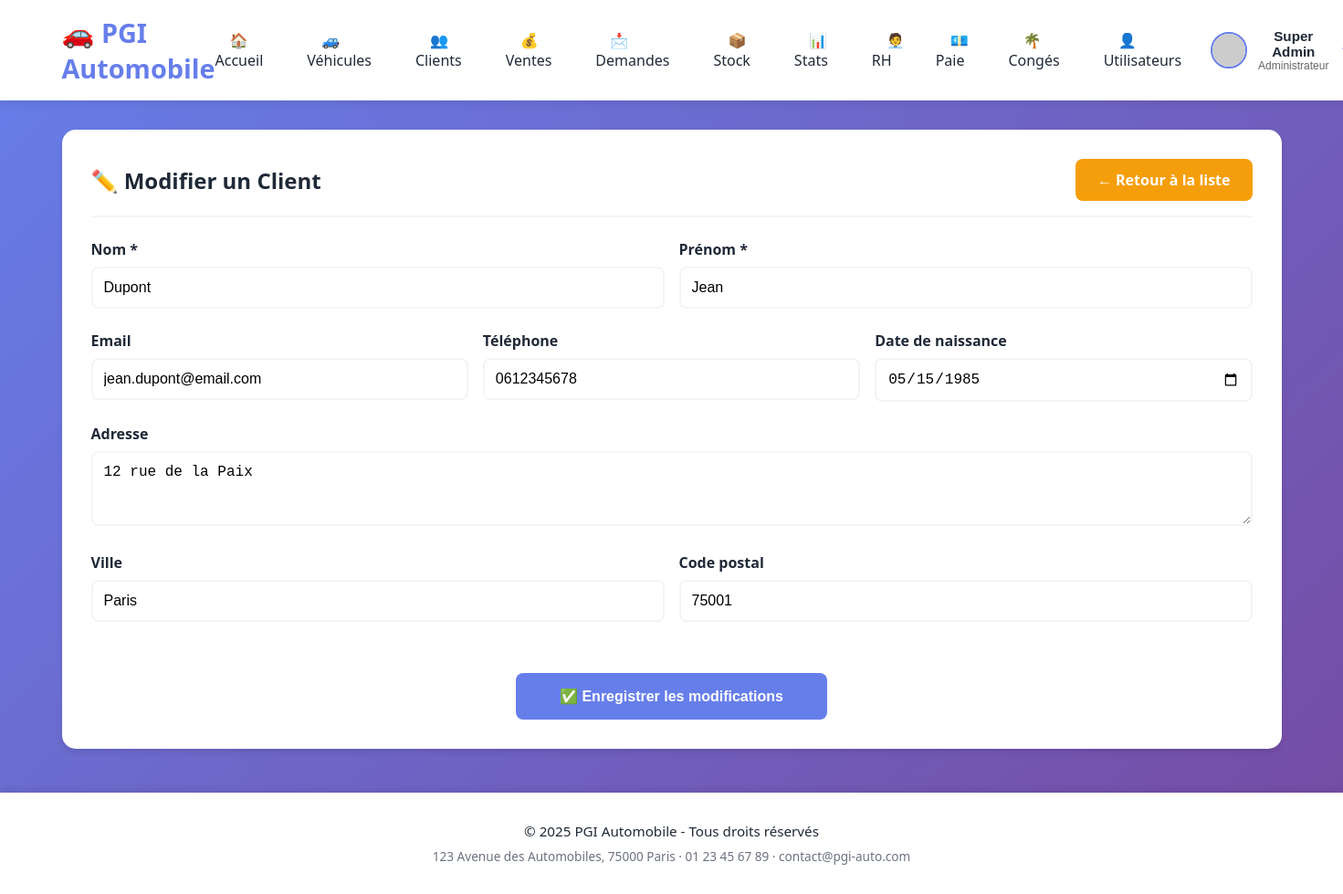
The app's page /modules/clients/modifier.php?id=1 (signed in) with its own data.
### tables this page shows
CREATE TABLE IF NOT EXISTS clients (
    id INT PRIMARY KEY AUTO_INCREMENT,
    nom VARCHAR(50) NOT NULL,
    prenom VARCHAR(50) NOT NULL,
    email VARCHAR(100) UNIQUE,
    telephone VARCHAR(20),
    adresse TEXT,
    ville VARCHAR(50),
    code_postal VARCHAR(10),
    date_naissance DATE,
    created_at TIMESTAMP DEFAULT CURRENT_TIMESTAMP
);

### modules/clients/modifier.php (the view, shortened to what this page needs)
<?php
require_once '../../config/database.php';
$id = isset($_GET['id']) ? (int)$_GET['id'] : 0;
$stmt = $pdo->prepare("SELECT * FROM clients WHERE id = ?");
$stmt->execute([$id]);
$client = $stmt->fetch();
include '../../includes/header.php';
?>
    <div class="card">
        <div class="card-header">
            <h2 class="card-title">✏️ Modifier un Client</h2>
            <a href="liste.php" class="btn btn-warning">← Retour à la liste</a>
        </div>
        <form method="POST">
            <div class="form-row">
                <div class="form-group">
                    <label>Nom *</label>
                    <input type="text" name="nom" class="form-control" required
                           value="<?php echo htmlspecialchars($client['nom']); ?>">
                </div>
                <div class="form-group">
                    <label>Prénom *</label>
                    <input type="text" name="prenom" class="form-control" required
                           value="<?php echo htmlspecialchars($client['prenom']); ?>">
                </div>
            </div>
            <div class="form-row">
                <div class="form-group">
                    <label>Email</label>
                    <input type="email" name="email" class="form-control"
                           value="<?php echo htmlspecialchars($client['email']); ?>">
                </div>
                <div class="form-group">
                    <label>Téléphone</label>
                    <input type="tel" name="telephone" class="form-control"
                           value="<?php echo htmlspecialchars($client['telephone']); ?>">
                </div>
                <div class="form-group">
                    <label>Date de naissance</label>
                    <input type="date" name="date_naissance" class="form-control"
                           value="<?php echo htmlspecialchars($client['date_naissance']); ?>">
                </div>
            </div>
            <div class="form-group">
                <label>Adresse</label>
                <textarea name="adresse" class="form-control" rows="3"><?php echo htmlspecialchars($client['adresse']); ?></textarea>
            </div>
            <div class="form-row">
                <div class="form-group">
                    <label>Ville</label>
                    <input type="text" name="ville" class="form-control"
                           value="<?php echo htmlspecialchars($client['ville']); ?>">
                </div>
                <div class="form-group">
                    <label>Code postal</label>
                    <input type="text" name="code_postal" class="form-control"
                           value="<?php echo htmlspecialchars($client['code_postal']); ?>">
                </div>
            </div>
            <div style="text-align: center; margin-top: 2rem;">
                <button type="submit" class="btn btn-primary" style="padding: 1rem 3rem;">
                    ✅ Enregistrer les modifications
                </button>
            </div>
        </form>
    </div>
<?php include '../../includes/footer.php'; ?>

### assets/css/style.css (style rules this page uses)
* { margin: 0; padding: 0; box-sizing: border-box; }
:root { --primary: #667eea; --primary-dark: #764ba2; --secondary: #4facfe; --success: #10b981; --danger: #ef4444; --warning: #f59e0b; --info: #17a2b8; --dark: #1f2937; --light: #f3f4f6; --white: #ffffff; --gradient-primary: linear-gradient(135deg, var(--primary) 0%, var(--primary-dark) 100%); --gradient-success: linear-gradient(135deg, #43e97b 0%, #38f9d7 100%); --gradient-info: linear-gradient(135deg, #4facfe 0%, #00f2fe 100%); --gradient-warning: linear-gradient(135deg, #fa709a 0%, #fee140 100%); --gray: #6b7280; --gray-light: #e5e7eb; --gray-dark: #374151; --text-primary: #333; --text-secondary: #666; --text-muted: #999; --border: #e0e0e0; --border-light: #f0f0f0; --border-dark: #ccc; --bg-light: #f8f9fa; --bg-white: #ffffff; }
body { font-family: 'Segoe UI', Tahoma, Geneva, Verdana, sans-serif; background: var(--gradient-primary); min-height: 100vh; color: var(--dark); }
.card { background: var(--white); border-radius: 15px; padding: 2rem; margin-bottom: 2rem; box-shadow: 0 4px 6px rgba(0,0,0,0.1); transition: transform 0.3s, box-shadow 0.3s; }
.card-header { display: flex; justify-content: space-between; align-items: center; margin-bottom: 1.5rem; padding-bottom: 1rem; border-bottom: 2px solid var(--light); }
.card-title { font-size: 1.5rem; color: var(--dark); display: flex; align-items: center; gap: 10px; }
.btn { display: inline-block; padding: 0.75rem 1.5rem; border: none; border-radius: 8px; font-size: 1rem; font-weight: 600; cursor: pointer; transition: all 0.3s; text-decoration: none; }
.btn-primary { background: var(--primary); color: var(--white); }
.btn-warning { background: var(--warning); color: var(--white); }
.form-group { margin-bottom: 1.5rem; }
.form-group label { display: block; margin-bottom: 0.5rem; font-weight: 600; color: var(--dark); }
.form-control { width: 100%; padding: 0.75rem; border: 2px solid var(--light); border-radius: 8px; font-size: 1rem; transition: border 0.3s; }
.form-row { display: grid; grid-template-columns: repeat(auto-fit, minmax(250px, 1fr)); gap: 1rem; }
.card { animation: fadeIn 0.5s ease-out; }

### records on screen
clients: nom "Dupont", prenom "Jean", email "jean.dupont@email.com", telephone "0612345678", date_naissance "05/15/1985", adresse "12 rue de la Paix", ville "Paris", code_postal "75001"

### other values on screen
$appName "PGI Automobile"
$link['label'] "🏠 Accueil"
$link['label'] "🚙 Véhicules"
$link['label'] "👥 Clients"
$link['label'] "💰 Ventes"
$link['label'] "📩 Demandes"
$link['label'] "📦 Stock"
$link['label'] "📊 Stats"
$link['label'] "🧑‍💼 RH"
$link['label'] "💶 Paie"
$link['label'] "🌴 Congés"
$link['label'] "👤 Utilisateurs"
getFullName() "Super Admin"
getRoleLabel() "Administrateur"
